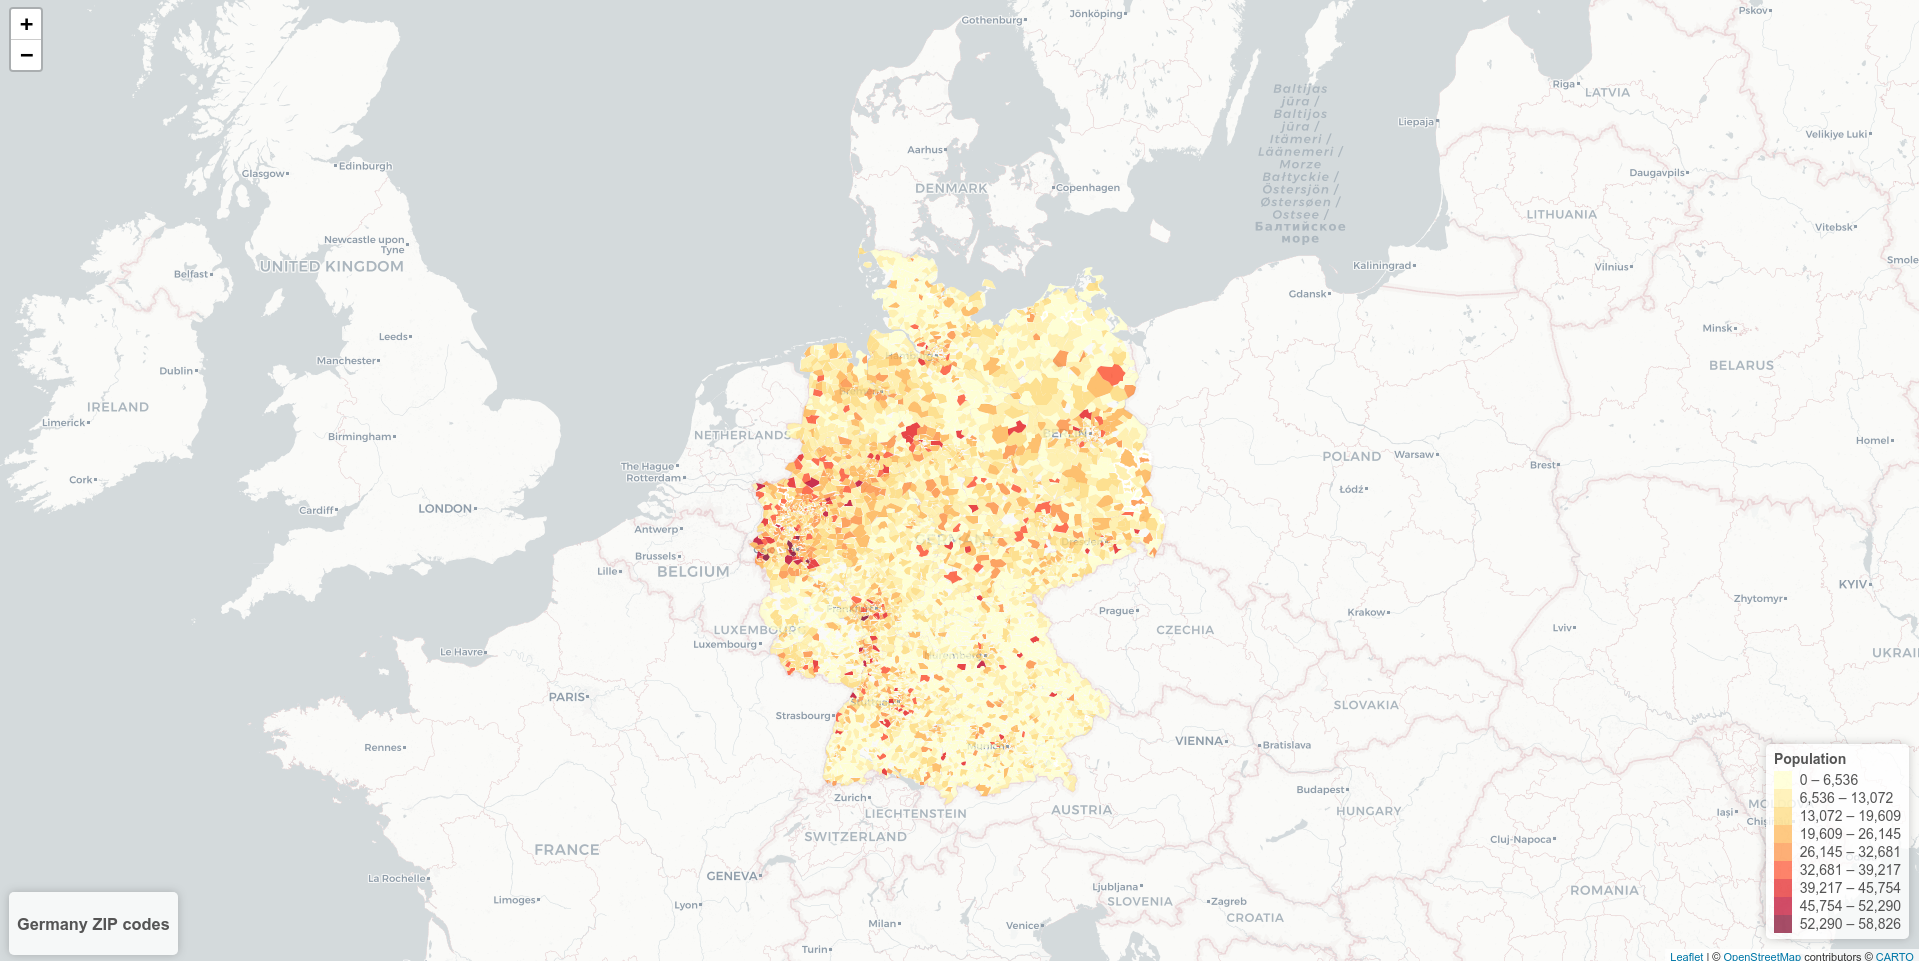

The R source for this figure:

# Paths:
path_data = "data/"
path_lib = "renv/library/R-4.1/x86_64-pc-linux-gnu/"

# Packages:
require(dplyr, lib = path_lib)
require(readr, lib = path_lib)
require(RColorBrewer, lib = path_lib)
require(geojsonio, lib = path_lib)
require(rjson, lib = path_lib)
require(rmapshaper, lib = path_lib)
require(leaflet, lib = path_lib)
require(htmltools, lib = path_lib)

# Dataset:
df_data = readr::read_csv(paste0(path_data, "plz_einwohner.csv")) %>%
              as.data.frame()
shp_data = geojsonio::geojson_read(paste0(path_data, "plz-gebiete.shp/plz-gebiete.shp"),
                                   what = "sp")

# Variables:
color_var = "einwohner"
id_var = "plz"

# Adapt the data:
shp_data = shp_data[!duplicated(shp_data@data),]
shp_data = rmapshaper::ms_simplify(shp_data,
                                   keep = 0.001)
shp_data@data = shp_data@data %>%
                    dplyr::left_join(df_data,
                                     by = structure(names = id_var,
                                                    .Data = id_var))

# Map:
vals = shp_data@data[, eval(color_var)]
labels = sprintf(paste0("<strong>ZIP code: %s<br/>Population: %g</strong>"),
                 shp_data@data[, id_var], vals) %>%
             lapply(htmltools::HTML)

scale = "linear"
if(scale == "linear"){
    bins_limits = seq(from = min(vals),
                      to = max(vals),
                      length.out = 10)
}
if(scale == "log"){
    n = 9
    bins_limits = min(vals)
    points = sort(vals)
    n_points = length(points)
    n_points_bin = n_points/n
    n_points_bins = trunc(seq(from = n_points_bin,
                              to = n_points,
                              length.out = n))
    cont = 0
    for(i in 1:n_points){
        cont = cont + 1
        if(cont %in% n_points_bins){
            bins_limits = c(bins_limits, points[i])
        }
    }
}
if(vals[1]%%1 == 0 &
   vals[round(length(vals)/2, 0)]%%1 == 0 &
   vals[length(vals)]%%1 == 0){
    bins_limits = round(bins_limits, 0)
}
repeated = bins_limits %>%
               duplicated() %>%
               which()
if(length(repeated) > 0){
    if(length(bins_limits) - length(repeated) > 2){
        bins_limits = bins_limits[-repeated]
    } else{
        bins_limits = seq(from = min(vals),
                          to = max(vals),
                          length.out = 10)
    }
}
pal = colorBin(palette = "YlOrRd",
               domain = vals,
               bins = bins_limits)

map = leaflet(shp_data) %>%
    setView(
        lng = 9.5,
        lat = 51.5,
        zoom = 5
    ) %>%
    addTiles(
        urlTemplate = "https://{s}.basemaps.cartocdn.com/light_all/{z}/{x}/{y}{r}.png",
        attribution = paste0('&copy; <a href="https://www.openstreetmap.org/copyright">OpenStreetMap',
                             '</a> contributors &copy; <a href="https://carto.com/attributions">CARTO</a>')
    ) %>%
    addPolygons(
        fillColor = ~pal(eval(parse(text = color_var))),
        weight = 0,
        opacity = 1,
        color = "white",
        dashArray = "3",
        fillOpacity = 0.8,
        highlight = highlightOptions(
            sendToBack = TRUE,
            weight = 3,
            color = "#666",
            dashArray = "",
            fillOpacity = 0.9,
            bringToFront = TRUE
        ),
        label = labels,
        labelOptions = labelOptions(
            style = list(
                "font-weight" = "normal",
                padding = "3px 8px"
            ),
            textsize = "15px",
            direction = "auto"
        )
    ) %>%
    leaflet::addLegend(
        pal = pal,
        values = ~get(color_var),
        opacity = 0.7,
        position = "bottomright",
        title = "Population"
    ) %>%
    addControl(
        tags$h3(
            HTML("<b>Germany ZIP codes</b>")
        ),
        position = "bottomleft"
    )

map
